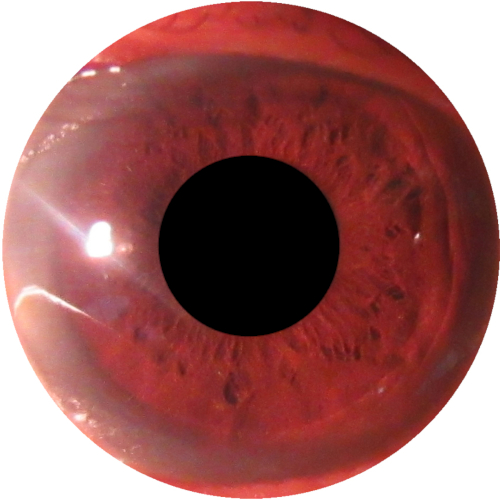
#> input picture Data_ext/ada/ada_001.JPG, 500 x 500 px
$ jupyter execute oneimgmain.ipynb
#> lines starting #> are read from the running program, lines starting #| are printed output that depends on the picture; after the words box and inside, x2 and y2 are one past the last pixel; in counts of white or black regions, pixels touching at a corner belong together
[cell 1]
import os
import cv2 as cv
import numpy as np
import pandas as pd
import matplotlib.pyplot as plt

[cell 2]
def display(image, title):
    plt.title(title)
    plt.imshow(cv.cvtColor(image, cv.COLOR_BGR2RGB))
    plt.show()

[cell 3]
def display_hist(image, title):
    plt.figure()
    plt.title(title)
    plt.hist(image.ravel(),256,[0,256])
    plt.show()

[cell 4]
image = cv.imread('../Data_ext/ada/ada_001.JPG')
#> image is the input picture: shape (500, 500, 3); mean B, G, R 98.4, 99.8, 156.5
print(image.shape)
#| (500, 500, 3)
display(image,'image')

b,g,r = cv.split(image)
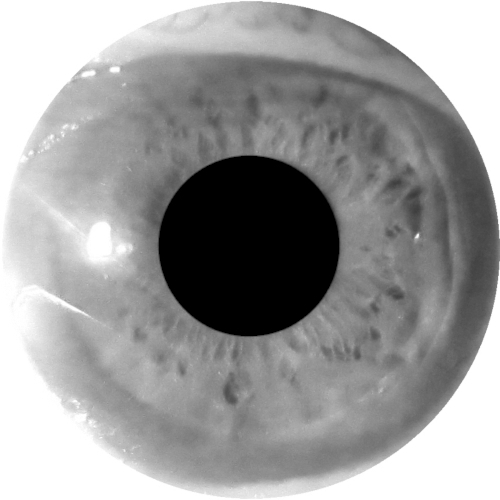
#> r: shape (500, 500); min 0, max 255, mean 156.5

pd.DataFrame(np.asarray(b)).to_csv('./blue.csv',header=False, index=False)
pd.DataFrame(np.asarray(g)).to_csv('./green.csv',header=False, index=False)
pd.DataFrame(np.asarray(r)).to_csv('./red.csv',header=False, index=False)

[cell 5]
gray = cv.cvtColor(image, cv.COLOR_BGR2GRAY)
print(gray.shape)
#| (500, 500)
display(gray, 'gray')

pd.DataFrame(np.asarray(gray)).to_csv('./grayscale.csv',header=False, index=False)

display_hist(gray,'gray')

[cell 6]
clahe = cv.createCLAHE(clipLimit=5.0, tileGridSize = (5,5))
clahe_img = clahe.apply(gray)
display(clahe_img, 'clahe hist')

pd.DataFrame(np.asarray(clahe_img)).to_csv('./hist_clahe.csv',header=False, index=False)

display_hist(clahe_img, 'clahe_hist')
#> call 2 of display_hist, with title = 'clahe_hist'
#> in display_hist (call 2), `plt.show()`:
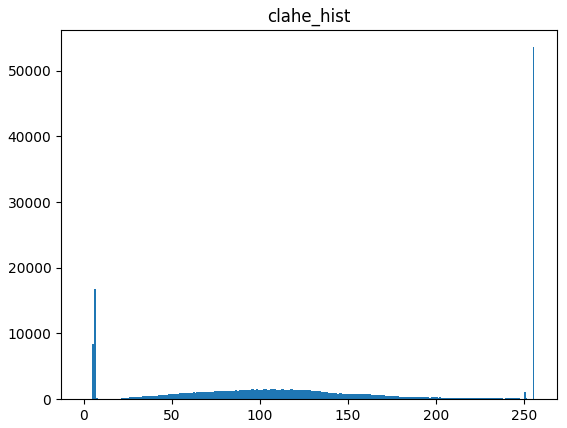
#> figure drawn by matplotlib, 1 panel; tallest bar 53576 high, from x = 255 to 256

[cell 7]
blur_clahe = cv.medianBlur(clahe_img, 5)
display(blur_clahe, 'blur_clahe')

pd.DataFrame(np.asarray(blur_clahe)).to_csv('./medianBlur.csv',header=False, index=False)

display_hist(blur_clahe, 'blur_clahe')

[cell 8]
img = cv.cvtColor(blur_clahe.copy(), cv.COLOR_GRAY2RGB)

_, thresh = cv.threshold(blur_clahe, 10, 255, cv.THRESH_BINARY_INV)
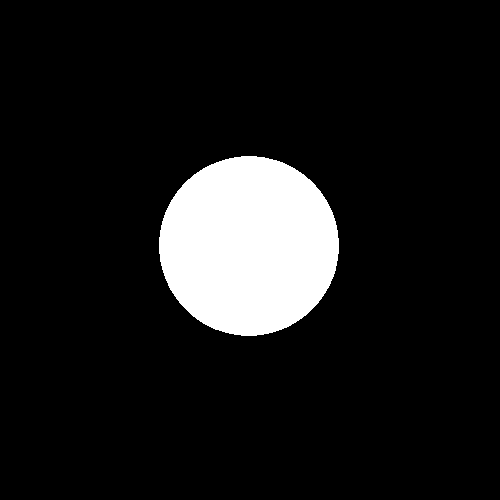
#> thresh: shape (500, 500); 10.1% white; 1 white region

contours, hierarchy = cv.findContours(thresh, cv.RETR_EXTERNAL, cv.CHAIN_APPROX_SIMPLE)
#> contours = 1 contour; box (x1, y1, x2, y2) and area: (159, 156, 339, 336) 25115
maxContour = 0
for contour in contours:
    contourSize = cv.contourArea(contour)
    if contourSize > maxContour:
        maxContour = contourSize
        maxContourData = contour
#> this loop made 1 pass
#> (contourSize, maxContour) on pass 1: (25115, 25115)
#> after the loop, maxContour = 25115; maxContourData = contour of 256 points, box (x1, y1, x2, y2) (159, 156, 339, 336), area 25115
# Find enclosing circle to pupil
(x,y), r = cv.minEnclosingCircle(maxContourData)
#> x = 248.5; y = 245.5; r = 89.97
center = (int(x), int(y))
#> center = (248, 245)
radius = int(r)
#> radius = 89
masked_pupil = cv.circle(img, center, radius+10, (255,255,255), -1)
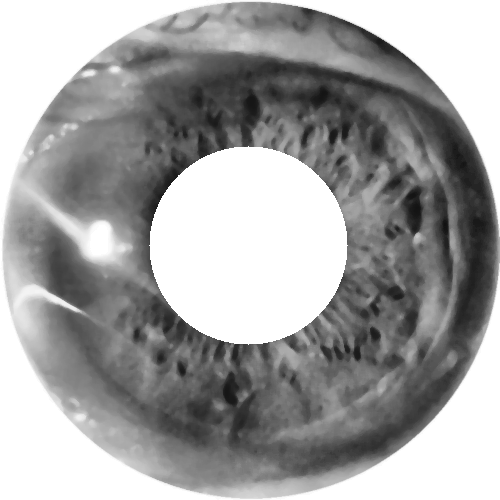
#> masked_pupil: shape (500, 500, 3); min 17, max 255, mean 161.6
display(img, 'masked_pupil')

[cell 9]
img = cv.cvtColor(masked_pupil.copy(), cv.COLOR_RGB2GRAY)
iris_img = masked_pupil.copy()

circles = cv.HoughCircles(img, cv.HOUGH_GRADIENT,1, int(image.shape[0]), param1=50, param2=50)
#> circles = [[250.5, 249.5, 247.9]]
if circles is not None:
    circles = np.uint16(np.around(circles))
#> circles = [[250, 250, 248]]
    for (x,y,r) in circles[0,:]:
        iris_center = (int(x), int(y))
        iris_radius = int(r)
        iris = cv.circle(iris_img, iris_center, iris_radius, (0,255,0),5)
        iris = cv.circle(iris_img, iris_center, 2, (0,255,0), 5)
#> this loop made 1 pass
#> (x, y, r, iris_radius) on pass 1: (250, 250, 248, 248)

display(iris, 'iris')

[cell 10]
target_color = image[int(iris_center[1]-iris_center[1]/3): int(iris_center[1]), int(iris_center[0]):int(iris_center[0]+iris_radius)]
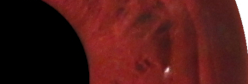
#> target_color: shape (84, 248, 3); mean B, G, R 24.6, 26.6, 77.4
display(target_color,'target_color')

target = img[int(iris_center[1]-iris_center[1]/3): int(iris_center[1]), int(iris_center[0]):int(iris_center[0]+iris_radius)]
display(target, 'target')

[cell 11]
img = cv.cvtColor(target.copy(), cv.COLOR_GRAY2RGB)

_,thresh = cv.threshold(target, 250, 255, cv.THRESH_BINARY)
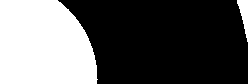
#> thresh: shape (84, 248); 35.8% white; 2 white regions, box (x1, y1, x2, y2) and area: (0, 0, 98, 84) 7226, (237, 0, 248, 42) 235
display(thresh, 'thresh')

contours, hierarchy = cv.findContours(thresh, cv.RETR_EXTERNAL, cv.CHAIN_APPROX_SIMPLE)
#> contours = 2 contours; box (x1, y1, x2, y2) and area: (0, 0, 98, 84) 7064, (237, 0, 248, 42) 188
maxContour = 0
for contour in contours:
    contourSize = cv.contourArea(contour)
    if contourSize > maxContour:
        maxContour = contourSize
        maxContourData = contour
#> this loop made 2 passes
#> (contourSize, maxContour) on passes 1 to 2: (188, 188), (7064.5, 7064.5)
#> after the loop, maxContour = 7064.5; maxContourData = contour of 45 points, box (x1, y1, x2, y2) (0, 0, 98, 84), area 7064

rect = cv.boundingRect(maxContourData)
#> rect = (0, 0, 98, 84)
x,y,w,h = rect
#> x = 0; y = 0; w = 98; h = 84
pupil = cv.rectangle(img, (x,y), (x+w, y+h), (0,255,0), 2)
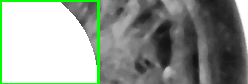
#> pupil: shape (84, 248, 3); mean B, G, R 146, 154.6, 146
display(pupil, 'pupil')

crop_target = target[0:, x+w:]
display(crop_target, 'cropped_pupil')

[cell 12]
img = cv.cvtColor(crop_target.copy(), cv.COLOR_GRAY2RGB)

[y,x] = crop_target.shape
#> y = 84; x = 150

target_roi = cv.rectangle(img, (0,0), (int(x/2), y), (0,255,0), 2)
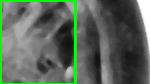
#> target_roi: shape (84, 150, 3); mean B, G, R 90.4, 103.3, 90.4
display(target_roi, 'target_roi')

roi = crop_target[0:, 0:int(x/2)]
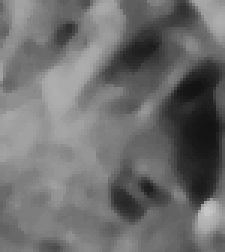
#> roi: shape (84, 75) (shown 3 times larger); min 19, max 198, mean 109.8
display(roi, 'roi')

roi_res = cv.resize(roi, (50,50))
display(roi_res, 'roi_res')

[cell 13]
_, thresh = cv.threshold(roi_res, 75, 255, cv.THRESH_BINARY_INV)
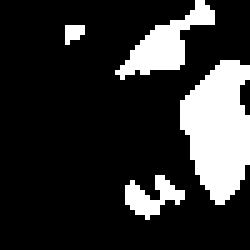
#> thresh: shape (50, 50) (shown 5 times larger); 18.7% white; 4 white regions (1 under 20 px), largest, box (x1, y1, x2, y2) and area: (36, 12, 50, 41) 286, (23, 0, 43, 16) 117, (25, 35, 37, 44) 53
display(thresh, 'feat_thresh')

# [5 lines of commented-out code are left out]

[cell 14]
img_feat = thresh.flatten()
#> img_feat = 2500 values, max 255 at index 39, min 0 at index 0, mean 47.74
pd.DataFrame(np.asarray(img_feat)).to_csv('img_feat.csv', header=False, index=False)

$ run again, with Data_ext/ada/ada_002.jpg copied over Data_ext/ada/ada_001.JPG
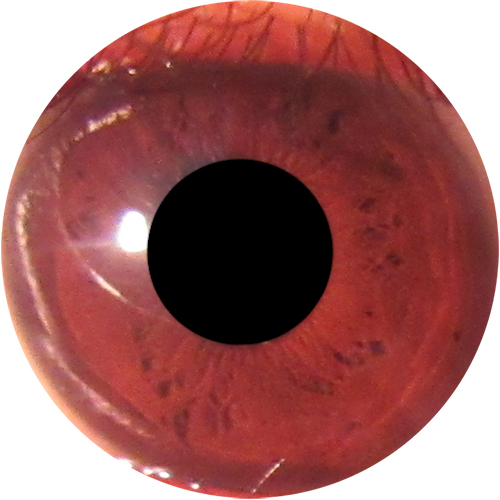
#> input picture Data_ext/ada/ada_002.jpg, 500 x 500 px
#> image is the input picture: shape (500, 500, 3); mean B, G, R 98.3, 99.5, 157.9
#| (500, 500, 3)
#| (500, 500)
#> `_, thresh = cv.threshold(blur_clahe, 10, 255, cv.THRESH_BINARY_INV)`:
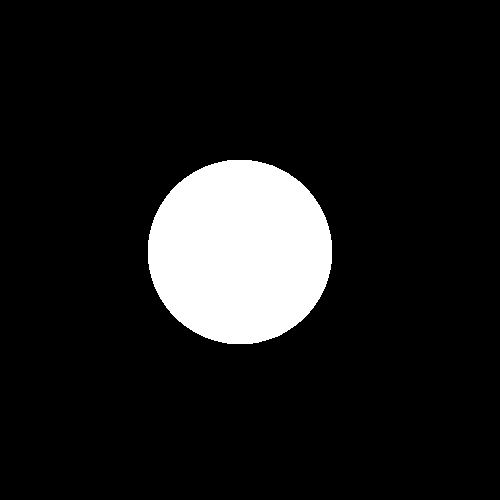
#> thresh: shape (500, 500); 10.7% white; 1 white region
#> `contours, hierarchy = cv.findContours(thresh, cv.RETR_EXTERNAL, cv.CHA..`: contours = 1 contour; box (x1, y1, x2, y2) and area: (148, 160, 332, 344) 26465
#> the loop `for contour in contours:` made 1 pass
#> (contourSize, maxContour) on pass 1: (26465, 26465)
#> after the loop `for contour in contours:`: maxContour = 26465; maxContourData = contour of 262 points, box (x1, y1, x2, y2) (148, 160, 332, 344), area 26465
#> `(x,y), r = cv.minEnclosingCircle(maxContourData)`: x = 239.7; y = 251.5; r = 92.38
#> center = (239, 251)
#> radius = 92
#> `circles = cv.HoughCircles(img, cv.HOUGH_GRADIENT,1, int(image.shape[0]..`: circles = [[250.5, 249.5, 248.9]]
#> `circles = np.uint16(np.around(circles))`: circles = [[250, 250, 249]]
#> the loop `for (x,y,r) in circles[0,:]:` made 1 pass
#> (x, y, r, iris_radius) on pass 1: (250, 250, 249, 249)
#> `contours, hierarchy = cv.findContours(thresh, cv.RETR_EXTERNAL, cv.CHA..`: contours = 3 contours, 1 with area under 20; largest, box (x1, y1, x2, y2) and area: (0, 0, 91, 84) 6361, (236, 0, 249, 54) 252
#> the loop `for contour in contours:` made 3 passes
#> (contourSize, maxContour) on passes 2 to 3: (252, 252), (6361, 6361)
#> after the loop `for contour in contours:`: maxContour = 6361; maxContourData = contour of 45 points, box (x1, y1, x2, y2) (0, 0, 91, 84), area 6361
#> rect = (0, 0, 91, 84)
#> `x,y,w,h = rect`: x = 0; w = 91; h = 84
#> `_, thresh = cv.threshold(roi_res, 75, 255, cv.THRESH_BINARY_INV)`:
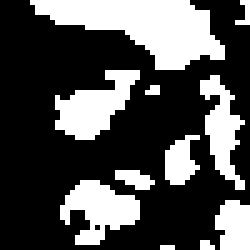
#> thresh: shape (50, 50) (shown 5 times larger); 31.5% white; 11 white regions (4 under 20 px), largest, box (x1, y1, x2, y2) and area: (6, 0, 45, 14) 294, (11, 14, 28, 28) 127, (12, 36, 28, 49) 121
#> img_feat = 2500 values, max 255 at index 6, min 0 at index 0, mean 80.38

$ run again, with Data_ext/ada/ada_004.JPG copied over Data_ext/ada/ada_001.JPG
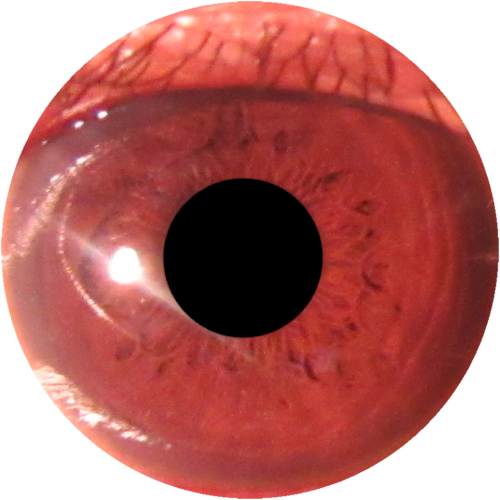
#> input picture Data_ext/ada/ada_004.JPG, 500 x 500 px
#> image is the input picture: shape (500, 500, 3); mean B, G, R 104.7, 108.2, 181.3
#| (500, 500, 3)
#| (500, 500)
#> `contours, hierarchy = cv.findContours(thresh, cv.RETR_EXTERNAL, cv.CHA..`: contours = 1 contour; box (x1, y1, x2, y2) and area: (164, 179, 322, 337) 19390
#> the loop `for contour in contours:` made 1 pass
#> (contourSize, maxContour) on pass 1: (19390, 19390)
#> after the loop `for contour in contours:`: maxContour = 19390; maxContourData = contour of 216 points, box (x1, y1, x2, y2) (164, 179, 322, 337), area 19390
#> `(x,y), r = cv.minEnclosingCircle(maxContourData)`: x = 242.5; y = 257.5; r = 79.07
#> center = (242, 257)
#> radius = 79
#> `circles = cv.HoughCircles(img, cv.HOUGH_GRADIENT,1, int(image.shape[0]..`: circles = [[249.5, 248.5, 247.9]]
#> `circles = np.uint16(np.around(circles))`: circles = [[250, 248, 248]]
#> the loop `for (x,y,r) in circles[0,:]:` made 1 pass
#> (x, y, r, iris_radius) on pass 1: (250, 248, 248, 248)
#> `contours, hierarchy = cv.findContours(thresh, cv.RETR_EXTERNAL, cv.CHA..`: contours = 2 contours; box (x1, y1, x2, y2) and area: (0, 4, 81, 83) 4644, (235, 0, 248, 52) 228
#> the loop `for contour in contours:` made 2 passes
#> (contourSize, maxContour) on pass 1: (4643.5, 4643.5)
#> after the loop `for contour in contours:`: maxContour = 4643.5; maxContourData = contour of 61 points, box (x1, y1, x2, y2) (0, 4, 81, 83), area 4644
#> rect = (0, 4, 81, 79)
#> `x,y,w,h = rect`: x = 0; y = 4; w = 81; h = 79
#> `_, thresh = cv.threshold(roi_res, 75, 255, cv.THRESH_BINARY_INV)`:
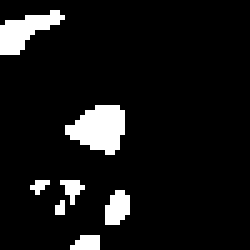
#> thresh: shape (50, 50) (shown 5 times larger); 8.3% white; 7 white regions (4 under 20 px), largest, box (x1, y1, x2, y2) and area: (13, 21, 25, 31) 82, (0, 2, 13, 11) 58, (21, 38, 26, 45) 27
#> img_feat = 2500 values, max 255 at index 110, min 0 at index 0, mean 21.11
